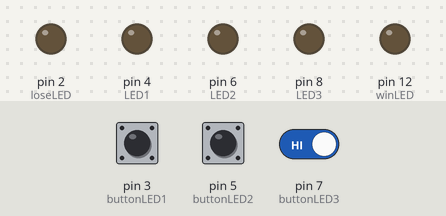
This sketch was run on a simulated Arduino Uno, built with avr-gcc and run on an emulated ATmega328P. On the bench: output pins drawn as LEDs (lit = HIGH). The test bench sets the inputs (shaded band); at power-on: pin 3 (buttonLED1) HIGH, pin 7 (buttonLED3) HIGH, pin 5 (buttonLED2) HIGH. Random numbers use the default seed unless the sketch sets one.

Above: at 4.9 s.
5.0 s: pin 3 (buttonLED1) pulled LOW for 0.15 s
At 6.9 s:
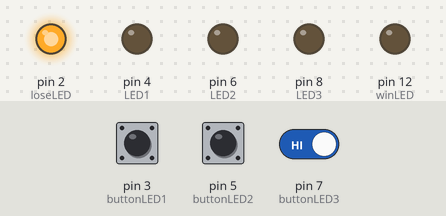
11.1 s: pin 3 (buttonLED1) pulled LOW for 1 s
At 16.9 s:
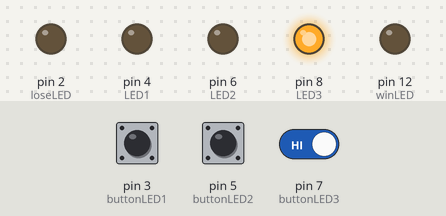
18.1 s: pin 7 (buttonLED3) driven HIGH
19.6 s: pin 7 (buttonLED3) driven LOW
At 20.4 s:
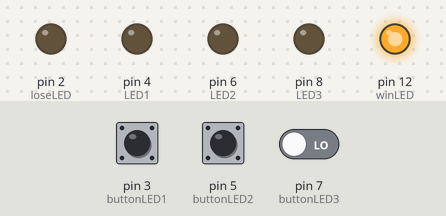
Timing chart, 0 to 23.6 s (numbered marks = the images above; inputs shaded):
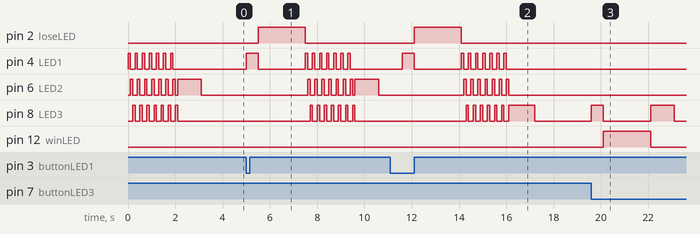

The sketch:

simon_says_game.ino
```cpp
int winLED = 12;
int loseLED = 2;

int LED1 = 4;
int LED2 = 6;
int LED3 = 8;

int buttonLED1 = 3;
int buttonLED2 = 5;
int buttonLED3 = 7;

int gameArray[100];
int gameArrayLength;

bool game;

void animation(){
  for (int j=0; j<7; j++) {
    for (int i = 4; i<=8; i+=2) {
      digitalWrite(i, HIGH);
      delay(100);
      digitalWrite(i, LOW);
    }
  }
}

void turnOffLEDs(){
  digitalWrite(4, LOW);
  digitalWrite(6, LOW);
  digitalWrite(8, LOW);
  digitalWrite(winLED, LOW);
  digitalWrite(loseLED, LOW);
}

double waitTime(){
  if(gameArrayLength >= 12) return 750;
  else if(gameArrayLength >= 7) return 1000;
  else if(gameArrayLength >= 3 ) return 1500;
  else return 2000;
}

void playGame(){
  game = true;

  while(game){
    turnOffLEDs();

    int randomLED = random(2,5) * 2;
    gameArray[gameArrayLength] = randomLED;
    gameArrayLength++;

    for(int i=0; i<gameArrayLength; i++){
      digitalWrite(gameArray[i], HIGH);
      delay(waitTime() / 2);
      digitalWrite(gameArray[i], LOW);
      delay(waitTime() / 2);
    }

    for(int i=0; i<gameArrayLength; i++){
      bool waitForInput = true;
      int userInput;

      while (waitForInput) {
        if(digitalRead(buttonLED1) == LOW){
          userInput = LED1;
          waitForInput = false;
        }else if(digitalRead(buttonLED2) == LOW){
          userInput = LED2;
          waitForInput = false;
        }else if(digitalRead(buttonLED3) == LOW){
          userInput = LED3;
          waitForInput = false;
        }
      }

      turnOffLEDs();
      digitalWrite(userInput, HIGH);
      delay(500);
      digitalWrite(userInput, LOW);

      if(userInput != gameArray[i]){
        game = false;
        digitalWrite(loseLED, HIGH);
        delay(2000);
        break;
      }
    }

    if(game){
      digitalWrite(winLED, HIGH);
      delay(2000);
    }
  }

  turnOffLEDs();
}

void restartGame(){
  gameArrayLength = 0;
}

void setup() {
  pinMode(loseLED, OUTPUT);
  pinMode(winLED, OUTPUT);

  pinMode(buttonLED1,INPUT_PULLUP);
  pinMode(LED1, OUTPUT);

  pinMode(buttonLED2, INPUT_PULLUP);
  pinMode(LED2, OUTPUT);

  pinMode(buttonLED3, INPUT_PULLUP);
  pinMode(LED3, OUTPUT);
}

void loop() {
  animation();

  playGame();

  restartGame();
}
```

Measured:
- after the input at 5.0 s, pin 2 (loseLED): LOW → HIGH after 0.50 s, → LOW 2.0 s later; pin 4 (LED1): goes HIGH 0.50 s, LOW 2.0 s, 6 × (HIGH 0.10 s, LOW 0.20 s), HIGH 0.10 s, then LOW, starting at once
- after the input at 11.1 s, pin 2 (loseLED): LOW → HIGH after 1.0 s, → LOW 2.0 s later; pin 4 (LED1): goes HIGH 0.50 s, LOW 2.0 s, 6 × (HIGH 0.10 s, LOW 0.20 s), HIGH 0.10 s, then LOW, starting after 0.50 s
- after the input at 18.1 s, every drawn part: stays the same
- after the input at 19.6 s, pin 8 (LED3): LOW → HIGH at once, → LOW 0.50 s later, → HIGH 2.0 s later, → LOW 1.0 s later; pin 12 (winLED): LOW → HIGH after 0.50 s, → LOW 2.0 s later
- by itself, pin 4 (LED1), pin 8 (LED3): alternates HIGH for 0.10 s and LOW for 0.20 s, 14 changes in all, then stays LOW
